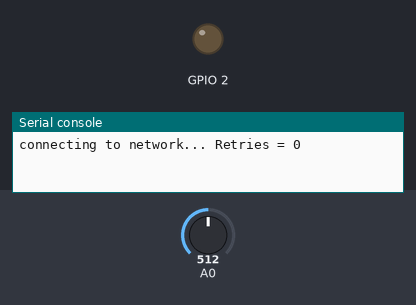
The program below on a simulated ESP8266 board running MicroPython. Shown: output pins drawn as LEDs (lit = HIGH), the last lines printed to the serial console. Inputs (shaded band) come from the test bench; at power-on: A0 = 512 (analog values on the 0–1023 scale). WiFi joins after 1.5 s; the clock reads 2024-03-15 10:24:30 at power-on unless the program sets it; files the program writes start out absent; requests to the public web service named in the program get a made-up reply in its usual format after 0.4 s (London, UTC, broken clouds, 64 % humidity, 1013 hPa unless stated).

Above: at 0.1 s.
At 2.1 s:
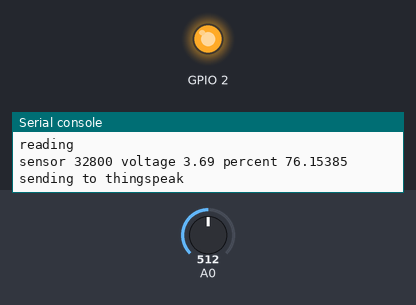
Timing chart, 0 to 3.6 s (numbered marks = the images above):
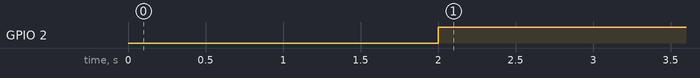

The program:

main_stress.py
```python
import urequests
import network
import machine
import time

SSID    :str = 'IoT-ra'
PASSWORD:str = 'P9$y#F5x!b&'
SERVER  :str = 'api.thingspeak.com'
THINGSPEAK_WRITE_API_KEY :str = 'K496XGBKTQEOF2C6'
HTTP_HEADERS = {'Content-Type': 'application/json'}

RELAY_PIN: int        = 2
ANALOGIN : int        = 0
CALIBRATION: float    = 0.39

wifiRetries             = 200
relayOnTimeSeconds      = 5


def scan_wifi(sta_if) -> None:
    for x in sta_if.scan():
        ssid = x[0]
        values = x[1:]

def connect_wifi() -> None:
    sta_if = network.WLAN(network.STA_IF)
    sta_if.active(True)
    count = 0
    while count < wifiRetries:
        try:
            if not sta_if.isconnected():
                print(f'connecting to network... Retries = {count}')
                sta_if.connect(SSID, PASSWORD)
                time.sleep(1)
                count += 1
            if sta_if.isconnected():
                print('Connected to Network')
                print('network config:', sta_if.ifconfig())
                break
        except Exception as e:
            print(e)
            continue

def scale_value(value, in_min, in_max, out_min, out_max):
  scaled_value = (value - in_min) * (out_max - out_min) / (in_max - in_min) + out_min
  return scaled_value

def sendDataAndMeasurement(dummy = None) -> None:
    print('reading')

    adc         = machine.ADC(ANALOGIN)
    sensorValue = adc.read_u16()
    voltage     = ((sensorValue * 3.3) / 65535) * 2 + CALIBRATION
    voltage     = round(voltage,2)
    battery_percentage = scale_value(voltage,2.7,4.0,0,100)
    print('sensor',sensorValue,'voltage',voltage,'percent',battery_percentage)

    with open('battery.csv','a') as file:
        file.write(str(time.time_ns()))
        file.write(',')
        file.write('_'.join(list(str(x) for x in time.gmtime())))
        file.write(',')
        file.write(str(voltage))
        file.write(',')
        file.write(str(battery_percentage))
        file.write('\r\n')

    print('sending to thingspeak ', end = '')
    data = {'field1':voltage, 'field2':battery_percentage}
    request = urequests.post(
        'http://api.thingspeak.com/update?api_key=' + THINGSPEAK_WRITE_API_KEY,
        json    = data,
        headers = HTTP_HEADERS
    )
    request.close()
    if request.status_code == 200: print('successfully')
    else: print('Data not sent')

def main():
    connect_wifi()
    adc      = machine.ADC(ANALOGIN)
    relayPin = machine.Pin(RELAY_PIN,machine.Pin.OUT)
    relayPin.value(1)
    t = machine.Timer(1)
    t.init(period=relayOnTimeSeconds ,callback = sendDataAndMeasurement)

if __name__ == '__main__':
    main()
```

Measured:
- by itself, GPIO 2: LOW → HIGH at 2.0 s
